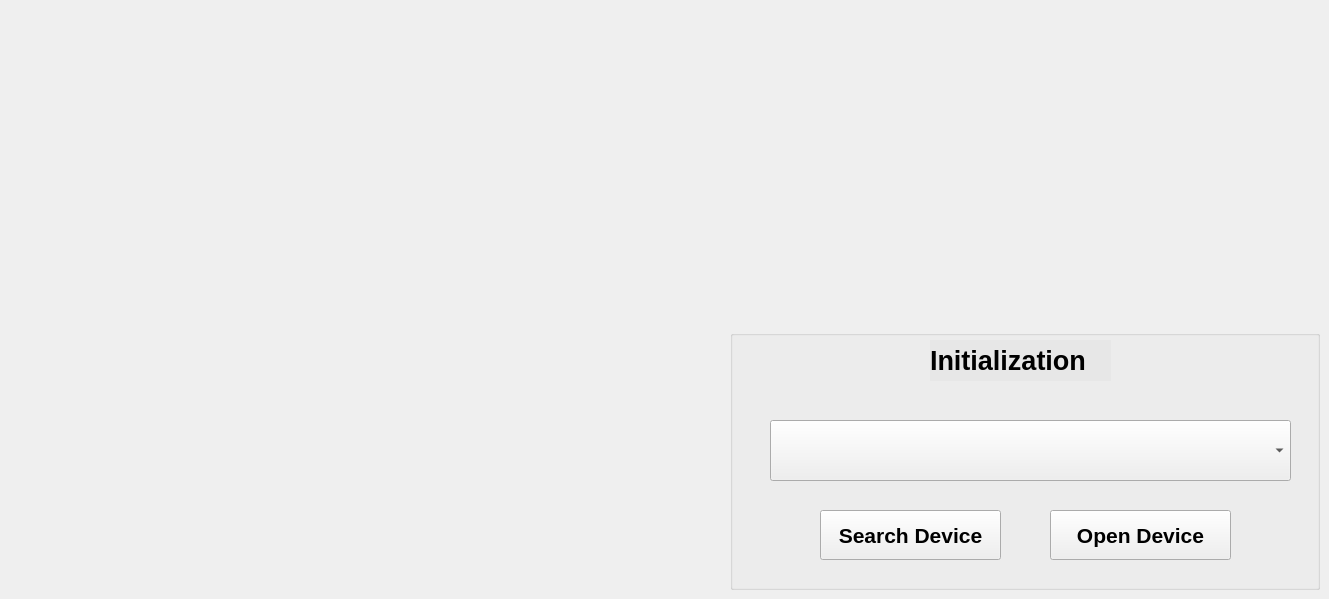
    <widget class="QWidget" name="tab_Off">
     <attribute name="title">
      <string>Connect Camera</string>
     </attribute>
     <widget class="QGroupBox" name="groupInit">
      <property name="geometry">
       <rect>
        <x>730</x>
        <y>330</y>
        <width>590</width>
        <height>260</height>
       </rect>
      </property>
      <property name="font">
       <font>
        <pointsize>28</pointsize>
        <bold>true</bold>
       </font>
      </property>
      <property name="styleSheet">
       <string notr="true"/>
      </property>
      <property name="title">
       <string/>
      </property>
      <property name="alignment">
       <set>Qt::AlignCenter</set>
      </property>
      <widget class="QPushButton" name="bnEnum">
       <property name="geometry">
        <rect>
         <x>90</x>
         <y>180</y>
         <width>181</width>
         <height>50</height>
        </rect>
       </property>
       <property name="font">
        <font>
         <pointsize>16</pointsize>
         <bold>true</bold>
        </font>
       </property>
       <property name="text">
        <string>Search Device</string>
       </property>
      </widget>
      <widget class="QPushButton" name="bnOpen">
       <property name="geometry">
        <rect>
         <x>320</x>
         <y>180</y>
         <width>181</width>
         <height>50</height>
        </rect>
       </property>
       <property name="font">
        <font>
         <pointsize>16</pointsize>
         <bold>true</bold>
        </font>
       </property>
       <property name="text">
        <string>Open Device</string>
       </property>
      </widget>
      <widget class="QComboBox" name="ComboDevices">
       <property name="geometry">
        <rect>
         <x>40</x>
         <y>90</y>
         <width>521</width>
         <height>61</height>
        </rect>
       </property>
       <property name="font">
        <font>
         <pointsize>12</pointsize>
         <bold>true</bold>
        </font>
       </property>
       <property name="styleSheet">
        <string notr="true">color: rgb(0, 0, 0);</string>
       </property>
      </widget>
      <widget class="QLabel" name="label">
       <property name="geometry">
        <rect>
         <x>200</x>
         <y>10</y>
         <width>181</width>
         <height>41</height>
        </rect>
       </property>
       <property name="font">
        <font>
         <pointsize>20</pointsize>
         <bold>true</bold>
        </font>
       </property>
       <property name="styleSheet">
        <string notr="true">background-color: #e7e7e7;
color: rgb(0, 0, 0);
border: none;</string>
       </property>
       <property name="text">
        <string>Initialization</string>
       </property>
       <property name="alignment">
        <set>Qt::AlignLeading|Qt::AlignLeft|Qt::AlignVCenter</set>
       </property>
      </widget>
     </widget>
    </widget>
